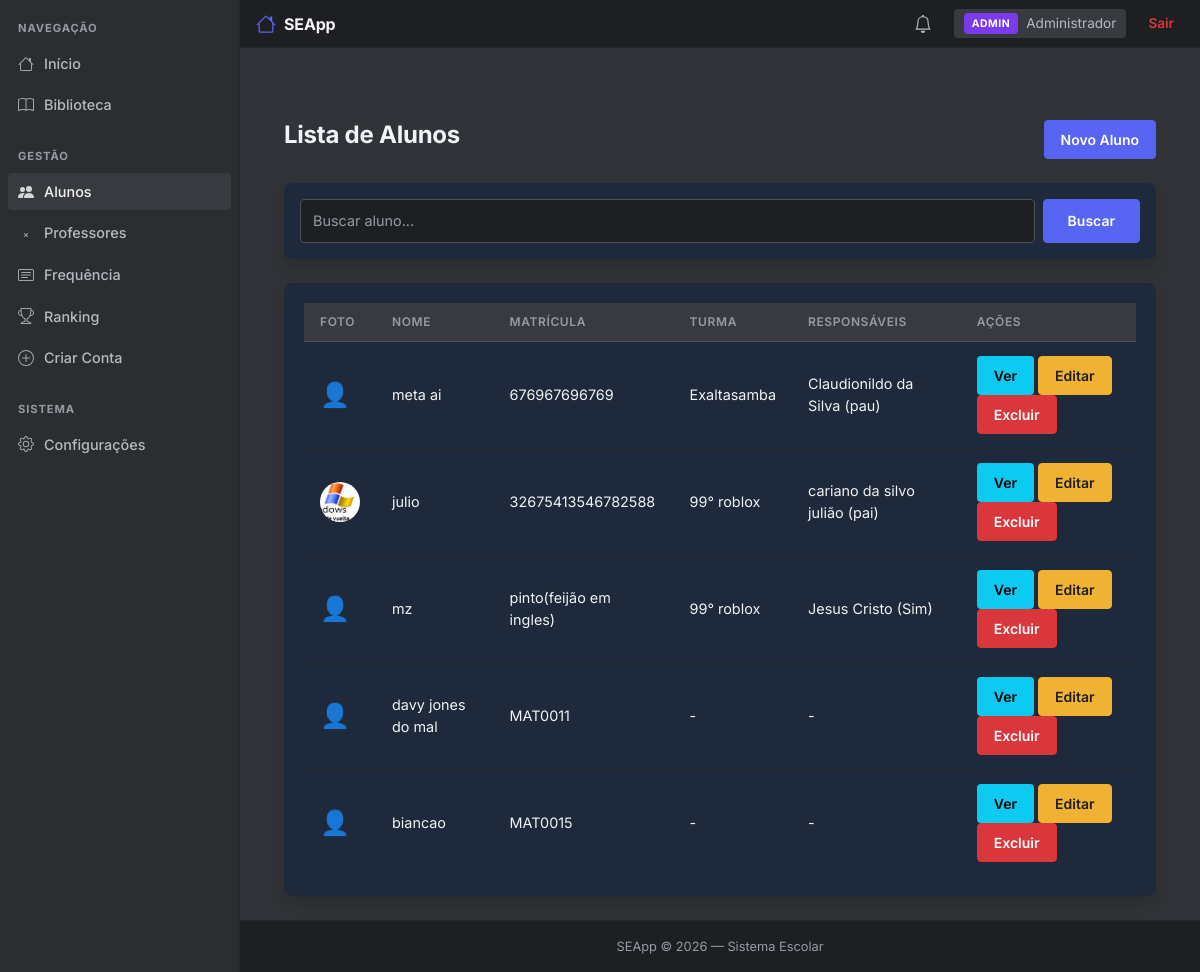
The page /alunos (signed in) on the database its author committed.
### app/models/usuario.py (models this page shows, shortened)
class Usuario(db.Model):
    __tablename__ = 'usuarios'
    id = db.Column(db.Integer, primary_key=True)
    nome = db.Column(db.String(100), nullable=False)
    email = db.Column(db.String(120), unique=True, nullable=False)
    senha = db.Column(db.String(255), nullable=False)
    tipo = db.Column(db.String(20), nullable=False, default='aluno')
    foto = db.Column(db.String(200), nullable=True)
    criado_em = db.Column(db.DateTime, default=datetime.utcnow)
    @property
    def senha_criptografada(self):
        return self.senha

### app/models/aluno.py (models this page shows, shortened)
class Aluno(db.Model):
    __tablename__ = 'alunos'
    id = db.Column(db.Integer, primary_key=True)
    usuario_id = db.Column(db.Integer, db.ForeignKey('usuarios.id'), unique=True, nullable=False)
    matricula = db.Column(db.String(50), unique=True, nullable=False)
    data_nascimento = db.Column(db.Date, nullable=True)
    serie = db.Column(db.String(20), nullable=True)
    turma = db.Column(db.String(20), nullable=True)
    telefone = db.Column(db.String(20), nullable=True)
    responsaveis = db.Column(db.Text, nullable=True)  # JSON string
    notas = db.Column(db.Text, nullable=True)  # JSON string
    usuario = db.relationship('Usuario', backref='aluno_rel', uselist=False, lazy=True)

### app/routes/alunos.py (the view, shortened to what this page needs)
@alunos_bp.route("/alunos")
def listar():
    if 'usuario_id' not in session:
        return redirect(url_for('auth.login'))
    if not is_staff():
        flash("Acesso negado.", "danger")
        return redirect(url_for('dashboard.index'))
    alunos = Aluno.query.all()
    busca = request.args.get("busca", "").lower()
    if busca:
        alunos = [a for a in alunos if busca in (a.usuario.nome.lower() if a.usuario else "") or busca in a.matricula.lower()]
    alunos_lista = []
    for a in alunos:
        alunos_lista.append({
            "id": a.id,
            "nome": a.usuario.nome if a.usuario else "Sem nome",
            "matricula": a.matricula,
            "turma": a.turma,
            "foto": a.usuario.foto if a.usuario else None,
            "responsaveis": json.loads(a.responsaveis) if a.responsaveis else []
        })
    return render_template(
        "alunos/listar.html",
        alunos=alunos_lista,
        busca=busca,
        tipo=session.get("tipo"),
        pode_editar=is_admin()
    )

### app/routes/alunos.py (called while the page is built)
def is_admin():
    return session.get("tipo") in ["admin", "diretor"]

def is_staff():
    return session.get("tipo") in ["admin", "diretor", "professor"]

def is_professor():
    return session.get("tipo") == "professor"

### templates/alunos/listar.html (shortened to what this page needs)
{% extends 'base.html' %}
{% block content %}
<div class="container mt-5">
    <div class="d-flex justify-content-between align-items-center mb-4">
        <h1 class="fw-bold" style="color: #f1f5f9;">Lista de Alunos</h1>
        {% if pode_editar %}
        <a href="{{ url_for('alunos.cadastrar') }}" class="btn btn-primary">Novo Aluno</a>
        {% endif %}
    </div>
    <div class="card border-0 shadow mb-4 p-3" style="background: #1e293b;">
        <form method="GET" action="{{ url_for('alunos.listar') }}" class="d-flex gap-2">
            <input type="text" name="busca" class="form-control" placeholder="Buscar aluno..." value="{{ busca }}" style="background: #0f172a; color: #f1f5f9; border: 1px solid #334155;">
            <button type="submit" class="btn btn-primary px-4">Buscar</button>
        </form>
    </div>
    <div class="card shadow border-0" style="background: #1e293b;">
        <div class="card-body">
            {% if alunos %}
            <table class="table table-hover" style="background: #1e293b; color: #f1f5f9;">
                <thead style="background: #0f172a;">
                    <tr>
                        <th style="color: #94a3b8;">Foto</th>
                        <th style="color: #94a3b8;">Nome</th>
                        <th style="color: #94a3b8;">Matrícula</th>
                        <th style="color: #94a3b8;">Turma</th>
                        <th style="color: #94a3b8;">Responsáveis</th>
                        {% if pode_editar %}<th style="color: #94a3b8;">Ações</th>{% endif %}
                    </tr>
                </thead>
                <tbody>
                    {% for aluno in alunos %}
                    <tr>
                        <td>
                            {% if aluno.foto %}
                                <img src="{{ url_for('static', filename=aluno.foto) }}" alt="Foto" style="width:40px;height:40px;object-fit:cover;border-radius:50%;">
                            {% else %}
                                <span style="font-size:1.5rem;">👤</span>
                            {% endif %}
                        </td>
                        <td style="color: #f1f5f9;">{{ aluno.nome }}</td>
                        <td style="color: #f1f5f9;">{{ aluno.matricula }}</td>
                        <td style="color: #f1f5f9;">{{ aluno.turma or '-' }}</td>
                        <td style="color: #f1f5f9;">
                            {% if aluno.responsaveis %}
                                {% for r in aluno.responsaveis %}
                                    {{ r.nome }} ({{ r.parentesco }}){% if not loop.last %}, {% endif %}
                                {% endfor %}
                            {% else %}
                                -
                            {% endif %}
                        </td>
                        {% if pode_editar %}
                        <td>
                            <a href="{{ url_for('alunos.perfil', aluno_id=aluno.id) }}" class="btn btn-sm btn-info">Ver</a>
                            <a href="{{ url_for('alunos.editar', aluno_id=aluno.id) }}" class="btn btn-sm btn-warning">Editar</a>
                            <form action="{{ url_for('alunos.excluir', aluno_id=aluno.id) }}" method="POST" class="d-inline"
                                  onsubmit="return confirm('Tem certeza que deseja excluir este aluno?')">
                                <button type="submit" class="btn btn-sm btn-danger">Excluir</button>
                            </form>
                        </td>
                        {% endif %}
                    </tr>
                    {% endfor %}
                </tbody>
            </table>
            {% else %}
            <div class="text-center p-5">
                <h4 style="color: #f1f5f9;">Nenhum aluno encontrado</h4>
                <p style="color: #94a3b8;">{% if busca %}Tente outra busca.{% else %}Clique em "Novo Aluno" para cadastrar.{% endif %}</p>
            </div>
            {% endif %}
        </div>
    </div>
</div>
{% endblock %}

### static/css/style.css (style rules this page uses)
:root { --bg: #313338; --bg-sidebar: #2B2D31; --bg-nav: #1E1F22; --surface: #383A40; --surface-hover: #404248; --border: #26272B; --border-2: #4E5058; --text: #F2F3F5; --text-2: #B5BAC1; --text-3: #949BA4; --primary: #5865F2; --primary-hover: #4752C4; --success: #23A55A; --success-hover: #1E8F4C; --danger: #DA373C; --danger-hover: #A12828; --warning: #F0B232; --warning-hover: #D89E2A; --radius: 8px; --radius-sm: 4px; --shadow: 0 2px 10px rgba(0,0,0,0.2); --shadow-lg: 0 8px 24px rgba(0,0,0,0.4); }
* { margin: 0; padding: 0; box-sizing: border-box; }
html, body { height: 100%; background: var(--bg); }
body { background: var(--bg); color: var(--text); font-family: "Inter", -apple-system, BlinkMacSystemFont, "Segoe UI", Roboto, sans-serif; font-size: 15px; line-height: 1.5; min-height: 100vh; display: flex; flex-direction: column; -webkit-font-smoothing: antialiased; }
h1, h2, h3, h4, h5, h6 { color: var(--text); font-weight: 700; letter-spacing: -0.01em; }
h1 { font-size: 1.5rem; }
a { text-decoration: none; color: var(--primary); transition: color 0.15s; }
.card { background: var(--surface); border: 1px solid var(--border); border-radius: var(--radius); box-shadow: var(--shadow); }
.card-body { padding: 20px; }
.form-control, .form-select { background: var(--bg-nav) !important; color: var(--text) !important; border: 1px solid var(--border-2) !important; border-radius: var(--radius-sm) !important; padding: 10px 12px !important; font-size: 0.9rem; transition: border-color 0.15s; }
.form-control::placeholder { color: var(--text-3) !important; }
.btn { font-size: 0.875rem; font-weight: 600; padding: 8px 16px; border-radius: var(--radius-sm); transition: background 0.15s; border: 1px solid transparent; display: inline-flex; align-items: center; justify-content: center; gap: 6px; }
.btn-primary { background: var(--primary); border-color: var(--primary); color: white; }
.btn-danger { background: var(--danger); border-color: var(--danger); color: white; }
.btn-warning { background: var(--warning); border-color: var(--warning); color: #1E1F22; }
.table { color: var(--text) !important; --bs-table-bg: transparent; --bs-table-border-color: var(--border); margin-bottom: 0; border-collapse: separate; border-spacing: 0; }
.table thead th { background: var(--surface) !important; color: var(--text-3) !important; font-size: 0.75rem; font-weight: 600; text-transform: uppercase; letter-spacing: 0.05em; border-bottom: 1px solid var(--border-2) !important; border-top: none !important; padding: 10px 16px; text-align: left; }
.table tbody td { background: transparent !important; color: var(--text) !important; border-bottom: 1px solid var(--border) !important; padding: 14px 16px; font-size: 0.9rem; vertical-align: middle; }
.table tbody tr:last-child td { border-bottom: none !important; }

### rows shown on the page
Usuario: nome "meta ai"
Aluno: matricula "676967696769", turma "Exaltasamba"
Usuario: foto (picture), nome "julio"
Aluno: matricula "32675413546782588", turma "99° roblox"
Usuario: nome "mz"
Aluno: matricula "pinto(feijão em ingles)", turma "99° roblox"
Usuario: nome "davy jones do mal"
Aluno: matricula "MAT0011"
Usuario: nome "biancao"
Aluno: matricula "MAT0015"

### other values the page prints
{{ session.get("tipo", "").upper() }} "ADMIN"
{{ session["usuario"] }} "Administrador"
{{ r.nome }} "Claudionildo da Silva" "cariano da silvo julião" "Jesus Cristo"
{{ r.parentesco }} "pau" "pai" "Sim"
{{ aluno.turma or '-' }} "-" "-"
